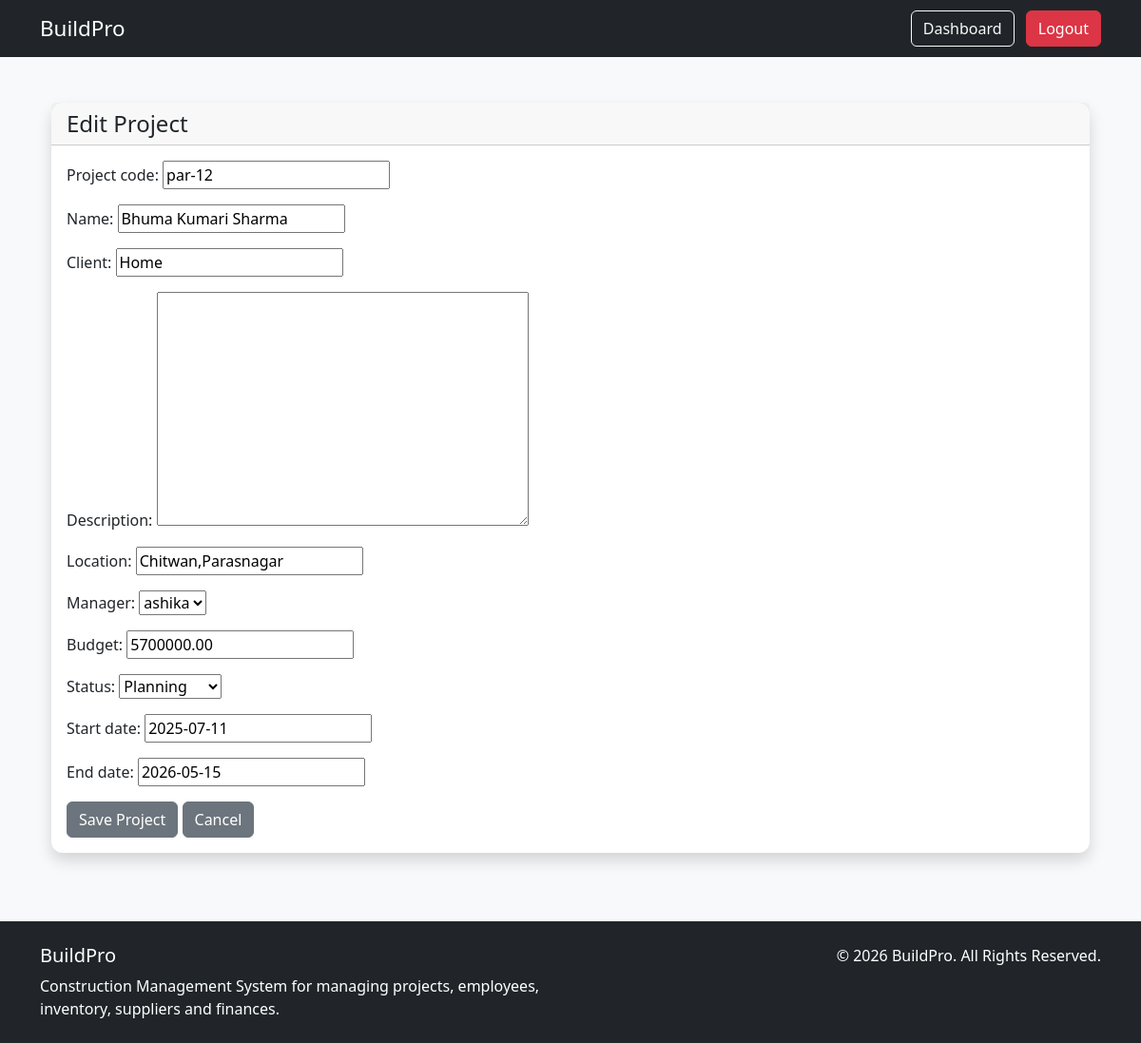
The app's page /projects/3/update/ (signed in) with its own data.
### projects/models.py (models this page shows, shortened)
class Project(models.Model):
    STATUS_CHOICES = [
        ('PLANNING', 'Planning'),
        ('IN_PROGRESS', 'In Progress'),
        ('ON_HOLD', 'On Hold'),
        ('COMPLETED', 'Completed'),
    ]
    name = models.CharField(max_length=200)
    description = models.TextField(blank=True)
    location = models.CharField(max_length=255)
    manager = models.ForeignKey(User, on_delete=models.SET_NULL, null=True, related_name='managed_projects')
    status = models.CharField(max_length=20, choices=STATUS_CHOICES, default='PLANNING')
    start_date = models.DateField()
    end_date = models.DateField(null=True, blank=True)
    created_at = models.DateTimeField(auto_now_add=True)
    created_by = models.ForeignKey(User, on_delete=models.SET_NULL, null=True, related_name='created_projects')
    project_code = models.CharField(max_length=20,unique=True,default="Pending Code")
    client = models.CharField(max_length=200, null=True, blank=True,default="Pending Client")
    budget = models.DecimalField(max_digits=12, decimal_places=2, default=0)
    updated_at = models.DateTimeField(auto_now=True)

### projects/views.py (the view)
# urls.py: path('projects/<int:pk>/update/', views.project_update, name='project_update'),
@login_required
def project_update(request, pk):
    project = get_object_or_404(Project, pk=pk)
    if request.method == "POST":
        form = ProjectForm(request.POST, instance=project)
        if form.is_valid():
            form.save()
            messages.success(request, "Project updated successfully!")
            return redirect("project_detail", pk=project.pk)
    else:
        form = ProjectForm(instance=project)
    return render(request, "projects/project_form.html", {
        "form": form
    })

### projects/forms.py (shortened to what this page needs)
class ProjectForm(forms.ModelForm):
    class Meta:
        model = Project
        fields = [
            'project_code',
            'name',
            'client',
            'description',
            'location',
            'manager',
            'budget',
            'status',
            'start_date',
            'end_date',
        ]

### projects/templates/projects/project_form.html (shortened to what this page needs)
{% extends "base.html" %}
{% block content %}
<div class="container mt-4">
    <div class="card shadow">
        <div class="card-header">
            <h4 class="mb-0">
                {% if form.instance.pk %}
                    Edit Project
                {% else %}
                    Create New Project
                {% endif %}
            </h4>
        </div>
        <div class="card-body">
            <form method="POST"  enctype="multipart/form-data">
                {{ form.as_p }}
                <div class="mt-3">
                    <button type="submit" class="btn btn-secondary">
                        Save Project
                    </button>
                    <a href="{% url 'project_list' %}"
                       class="btn btn-secondary">
                        Cancel
                    </a>
                </div>
            </form>
        </div>
    </div>
</div>
{% endblock %}

### static/css/styles.css (style rules this page uses)
body { font-family: "Segoe UI", sans-serif; }
.card { border:none; border-radius:12px; }

### records on screen
Project: project_code "par-12", name "Bhuma Kumari Sharma", client "Home", location "Chitwan,Parasnagar", manager "ashika", budget "5700000.00", status "Planning", start_date "2025-07-11", end_date "2026-05-15"
